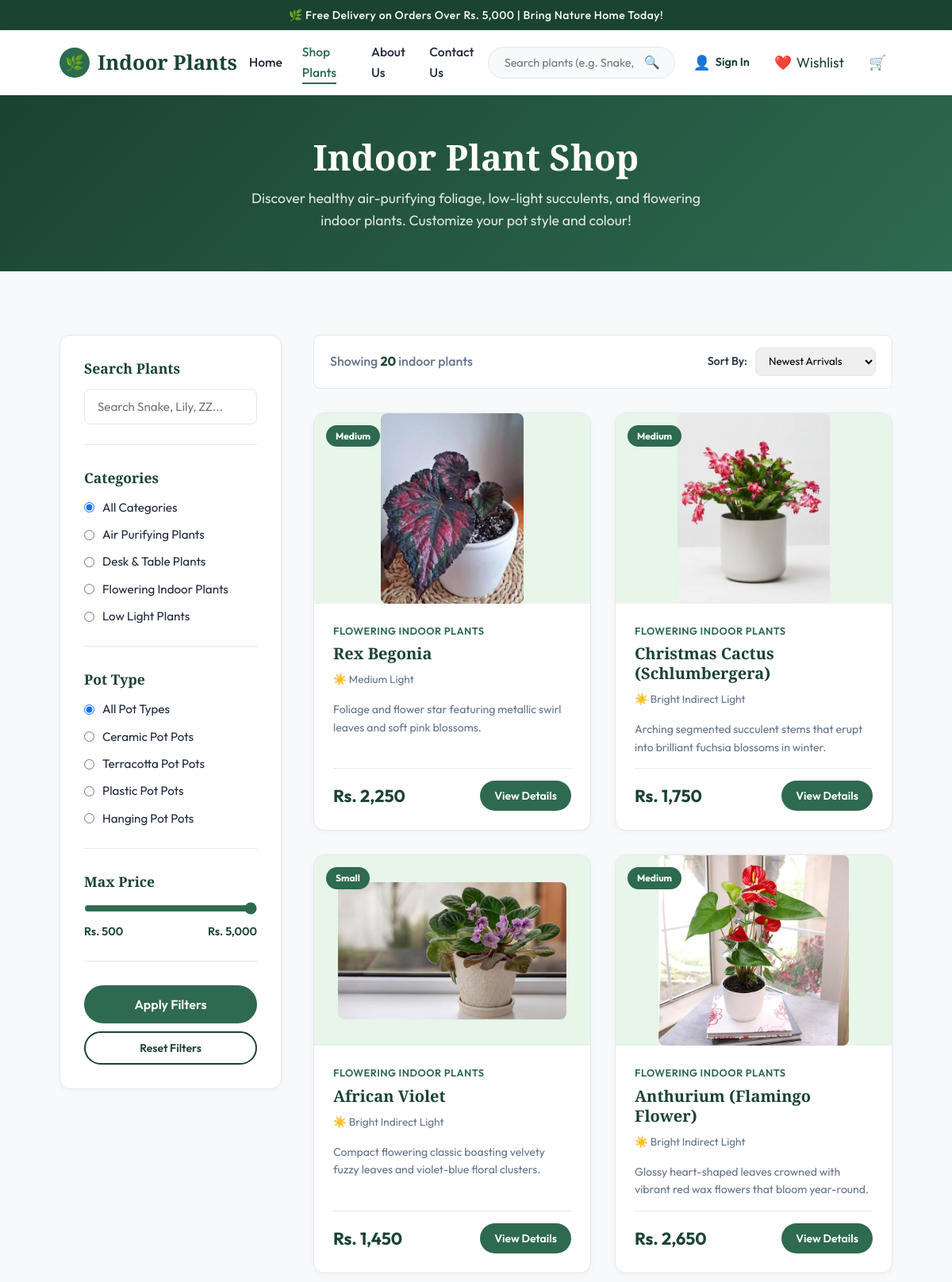
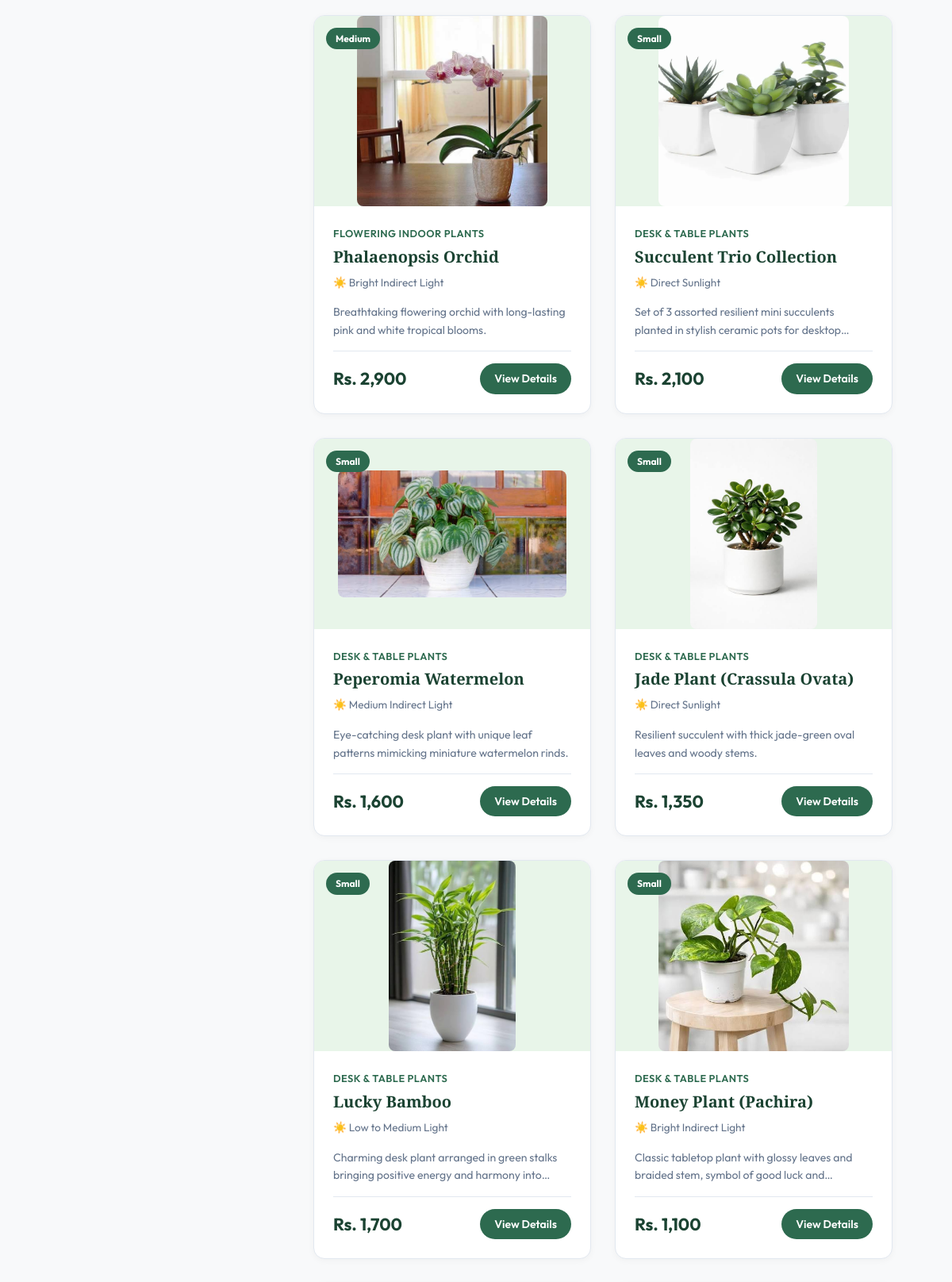
The app's page /pages/shop.php (upper part) with its own data (2 pictures, top to bottom).
### tables this page shows
CREATE TABLE `categories` (
  `category_id` INT AUTO_INCREMENT PRIMARY KEY,
  `category_name` VARCHAR(100) NOT NULL UNIQUE,
  `description` TEXT NULL,
  `image` VARCHAR(255) NULL,
  `created_at` TIMESTAMP DEFAULT CURRENT_TIMESTAMP
);

CREATE TABLE `pot_types` (
  `pot_type_id` INT AUTO_INCREMENT PRIMARY KEY,
  `pot_type_name` VARCHAR(50) NOT NULL UNIQUE,
  `image` VARCHAR(255) NULL
);

CREATE TABLE `products` (
  `product_id` INT AUTO_INCREMENT PRIMARY KEY,
  `category_id` INT NOT NULL,
  `product_name` VARCHAR(150) NOT NULL,
  `description` TEXT NOT NULL,
  `price` DECIMAL(10, 2) NOT NULL,
  `size` ENUM('Small', 'Medium', 'Large') DEFAULT 'Medium',
  `light_requirement` VARCHAR(100) DEFAULT 'Indirect Sunlight',
  `watering_requirement` VARCHAR(100) DEFAULT 'Once a week',
  `suitable_location` VARCHAR(100) DEFAULT 'Living Room & Office',
  `care_level` ENUM('Easy', 'Moderate', 'Expert') DEFAULT 'Easy',
  `stock_quantity` INT DEFAULT 50,
  `main_image` VARCHAR(255) NOT NULL,
  `status` ENUM('active', 'inactive') DEFAULT 'active',
  `is_featured` TINYINT(1) DEFAULT 0,
  `created_at` TIMESTAMP DEFAULT CURRENT_TIMESTAMP,
  FOREIGN KEY (`category_id`) REFERENCES `categories`(`category_id`) ON DELETE CASCADE
);

### pages/shop.php (the view, shortened to what this page needs)
<?php
require_once __DIR__ . '/../includes/header.php';
$category_id = isset($_GET['category']) ? (int)$_GET['category'] : 0;
if ($category_id > 0) {
    $stmt = $pdo->prepare("SELECT p.*, c.category_name FROM products p JOIN categories c ON p.category_id = c.category_id WHERE p.category_id = ? AND p.status = 'active' ORDER BY p.product_id DESC");
    $stmt->execute([$category_id]);
} else {
    $stmt = $pdo->prepare("SELECT p.*, c.category_name FROM products p JOIN categories c ON p.category_id = c.category_id WHERE p.status = 'active' ORDER BY p.product_id DESC");
    $stmt->execute();
}
$products = $stmt->fetchAll();
$search = isset($_GET['search']) ? trim($_GET['search']) : '';
$category_id = isset($_GET['category']) ? intval($_GET['category']) : 0;
$pot_type_id = isset($_GET['pot_type']) ? intval($_GET['pot_type']) : 0;
$max_price = isset($_GET['max_price']) ? floatval($_GET['max_price']) : 5000.00;
$sort = isset($_GET['sort']) ? $_GET['sort'] : 'newest';
$where_clauses = ["p.status = 'active'"];
$params = [];
if ($max_price > 0) {
    $where_clauses[] = "p.price <= ?";
    $params[] = $max_price;
}
$where_sql = implode(' AND ', $where_clauses);
$order_sql = "ORDER BY p.product_id DESC";
$sql = "SELECT p.*, c.category_name
        FROM products p
        JOIN categories c ON p.category_id = c.category_id
        WHERE {$where_sql}
        {$order_sql}";
$stmt = $pdo->prepare($sql);
$stmt->execute($params);
$products = $stmt->fetchAll();
$categories = $pdo->query("SELECT * FROM categories ORDER BY category_name ASC")->fetchAll();
$pot_types = $pdo->query("SELECT * FROM pot_types ORDER BY pot_type_id ASC")->fetchAll();
?>
<section style="background: linear-gradient(135deg, #1b4332 0%, #2d6a4f 100%); color: var(--white); padding: 50px 0; text-align: center;">
  <div class="container">
    <h1 style="color:var(--white); font-size: 2.8rem; margin-bottom: 10px;">Indoor Plant Shop</h1>
    <p style="color: rgba(255,255,255,0.85); font-size: 1.1rem; max-width: 600px; margin: 0 auto;">
      Discover healthy air-purifying foliage, low-light succulents, and flowering indoor plants. Customize your pot style and colour!
    </p>
  </div>
</section>
<section class="section">
  <div class="container">
    <div class="shop-layout">
      <aside class="filter-sidebar">
        <form method="GET" action="shop.php" id="filterForm">
          <div class="filter-group">
            <h4 class="filter-title">Search Plants</h4>
            <div class="filter-search-box">
              <input type="text" name="search" placeholder="Search Snake, Lily, ZZ..." value="<?php echo htmlspecialchars($search); ?>">
            </div>
          </div>
          <div class="filter-group">
            <h4 class="filter-title">Categories</h4>
            <div class="filter-list">
              <label class="filter-checkbox">
                <input type="radio" name="category" value="0" <?php echo ($category_id === 0) ? 'checked' : ''; ?> onchange="this.form.submit();">
                All Categories
              </label>
              <?php foreach ($categories as $cat): ?>
                <label class="filter-checkbox">
                  <input type="radio" name="category" value="<?php echo $cat['category_id']; ?>" <?php echo ($category_id === $cat['category_id']) ? 'checked' : ''; ?> onchange="this.form.submit();">
                  <?php echo htmlspecialchars($cat['category_name']); ?>
                </label>
              <?php endforeach; ?>
            </div>
          </div>
          <div class="filter-group">
            <h4 class="filter-title">Pot Type</h4>
            <div class="filter-list">
              <label class="filter-checkbox">
                <input type="radio" name="pot_type" value="0" <?php echo ($pot_type_id === 0) ? 'checked' : ''; ?> onchange="this.form.submit();">
                All Pot Types
              </label>
              <?php foreach ($pot_types as $pt): ?>
                <label class="filter-checkbox">
                  <input type="radio" name="pot_type" value="<?php echo $pt['pot_type_id']; ?>" <?php echo ($pot_type_id === $pt['pot_type_id']) ? 'checked' : ''; ?> onchange="this.form.submit();">
                  <?php echo htmlspecialchars($pt['pot_type_name']); ?> Pots
                </label>
              <?php endforeach; ?>
            </div>
          </div>
          <div class="filter-group">
            <h4 class="filter-title">Max Price</h4>
            <div class="price-range-wrapper">
              <input type="range" id="priceRange" name="max_price" min="500" max="5000" step="100" value="<?php echo $max_price; ?>" onchange="this.form.submit();">
              <div class="price-values">
                <span>Rs. 500</span>
                <span id="priceVal">Rs. <?php echo number_format($max_price); ?></span>
              </div>
            </div>
          </div>
          <button type="submit" class="btn btn-emerald btn-block" style="margin-bottom: 10px;">Apply Filters</button>
          <a href="shop.php" class="btn btn-outline-dark btn-block btn-sm" style="text-align:center;">Reset Filters</a>
        </form>
      </aside>
      <div>
        <div style="display: flex; justify-content: space-between; align-items: center; margin-bottom: 30px; background: var(--white); padding: 15px 20px; border-radius: var(--radius-sm); border: 1px solid var(--border-color);">
          <div style="font-weight: 500; color: var(--text-muted);">
            Showing <strong style="color: var(--primary-forest);"><?php echo count($products); ?></strong> indoor plants
          </div>
          <div style="display: flex; align-items: center; gap: 10px;">
            <label style="font-size: 0.9rem; font-weight: 500;">Sort By:</label>
            <select style="padding: 8px 12px; border-radius: var(--radius-sm); border: 1px solid var(--border-color); font-family: inherit;" onchange="document.getElementById('sortInput').value=this.value; document.getElementById('filterForm').submit();">
              <option value="newest" <?php echo ($sort === 'newest') ? 'selected' : ''; ?>>Newest Arrivals</option>
            </select>
          </div>
        </div>
        <?php if (count($products) > 0): ?>
          <div class="product-grid">
            <?php foreach ($products as $product): ?>
              <div class="product-card">
                <span class="product-badge"><?php echo htmlspecialchars($product['size']); ?></span>
                <div class="product-img-wrapper">
                  <a href="product-details.php?id=<?php echo $product['product_id']; ?>">
                    <img src="../<?php echo htmlspecialchars($product['main_image']); ?>" alt="<?php echo htmlspecialchars($product['product_name']); ?>">
                  </a>
                </div>
                <div class="product-info">
                  <span class="product-category-tag"><?php echo htmlspecialchars($product['category_name']); ?></span>
                  <h3 class="product-name">
                    <a href="product-details.php?id=<?php echo $product['product_id']; ?>">
                      <?php echo htmlspecialchars($product['product_name']); ?>
                    </a>
                  </h3>
                  <div class="product-meta">
                    <span class="product-meta-item">☀️ <?php echo htmlspecialchars($product['light_requirement']); ?></span>
                  </div>
                  <p style="font-size: 0.88rem; color: var(--text-muted); margin-bottom: 15px; display: -webkit-box; -webkit-line-clamp: 2; -webkit-box-orient: vertical; overflow: hidden;">
                    <?php echo htmlspecialchars($product['description']); ?>
                  </p>
                  <div class="product-price-row">
                    <div class="product-price">Rs. <?php echo number_format($product['price']); ?></div>
                    <a href="product-details.php?id=<?php echo $product['product_id']; ?>" class="btn btn-emerald btn-sm">
                      View Details
                    </a>
                  </div>
                </div>
              </div>
            <?php endforeach; ?>
          </div>
        <?php endif; ?>
      </div>
    </div>
  </div>
</section>
<?php require_once __DIR__ . '/../includes/footer.php'; ?>

### css/style.css (style rules this page uses)
:root { --primary-forest: #1b4332; --emerald: #2d6a4f; --sage-light: #e8f5e9; --sage-accent: #d8f3dc; --accent-gold: #d4a373; --cream-bg: #f8f9fa; --white: #ffffff; --text-dark: #1e293b; --text-muted: #64748b; --border-color: #e2e8f0; --danger: #ef4444; --success: #10b981; --warning: #f59e0b; --shadow-sm: 0 2px 8px rgba(0, 0, 0, 0.04); --shadow-md: 0 8px 24px rgba(27, 67, 50, 0.08); --shadow-lg: 0 16px 36px rgba(27, 67, 50, 0.12); --radius-sm: 8px; --radius-md: 14px; --radius-lg: 24px; --transition: all 0.3s cubic-bezier(0.4, 0, 0.2, 1); }
* { margin: 0; padding: 0; box-sizing: border-box; }
body { font-family: 'Outfit', sans-serif; color: var(--text-dark); background-color: var(--cream-bg); line-height: 1.6; overflow-x: hidden; }
h1, h2, h3, h4, h5, h6 { font-family: 'Playfair Display', serif; font-weight: 700; color: var(--primary-forest); line-height: 1.25; }
a { text-decoration: none; color: inherit; transition: var(--transition); }
img { max-width: 100%; height: auto; display: block; }
.container { width: 90%; max-width: 1240px; margin: 0 auto; padding: 0 15px; }
.section { padding: 80px 0; }
.btn { display: inline-flex; align-items: center; justify-content: center; gap: 10px; padding: 14px 30px; font-size: 1rem; font-weight: 600; border-radius: 30px; cursor: pointer; border: none; transition: var(--transition); font-family: 'Outfit', sans-serif; }
.btn-emerald { background: var(--emerald); color: var(--white); }
.btn-outline-dark { background: transparent; color: var(--primary-forest); border: 2px solid var(--primary-forest); }
.btn-sm { padding: 8px 18px; font-size: 0.875rem; }
.btn-block { width: 100%; }
.product-grid { display: grid; grid-template-columns: repeat(auto-fill, minmax(270px, 1fr)); gap: 30px; }
.product-card { background: var(--white); border-radius: var(--radius-md); overflow: hidden; box-shadow: var(--shadow-sm); border: 1px solid var(--border-color); transition: var(--transition); display: flex; flex-direction: column; position: relative; }
.product-badge { position: absolute; top: 15px; left: 15px; background: var(--emerald); color: var(--white); font-size: 0.75rem; font-weight: 700; padding: 4px 12px; border-radius: 20px; z-index: 10; }
.product-img-wrapper { background: var(--sage-light); padding: 30px; text-align: center; position: relative; overflow: hidden; height: 240px; display: flex; align-items: center; justify-content: center; }
.product-img-wrapper img { width: 100%; height: 100%; max-height: 240px; object-fit: cover; border-radius: var(--radius-sm); transition: transform 0.4s ease; }
.product-info { padding: 24px; display: flex; flex-direction: column; flex-grow: 1; }
.product-category-tag { font-size: 0.8rem; color: var(--emerald); font-weight: 600; text-transform: uppercase; letter-spacing: 0.5px; margin-bottom: 6px; }
.product-name { font-size: 1.25rem; margin-bottom: 10px; }
.product-meta { display: flex; gap: 15px; font-size: 0.85rem; color: var(--text-muted); margin-bottom: 15px; }
.product-meta-item { display: flex; align-items: center; gap: 5px; }
.product-price-row { display: flex; align-items: center; justify-content: space-between; margin-top: auto; padding-top: 15px; border-top: 1px solid var(--border-color); }
.product-price { font-size: 1.35rem; font-weight: 700; color: var(--primary-forest); }
.shop-layout { display: grid; grid-template-columns: 280px 1fr; gap: 40px; align-items: start; }
.filter-sidebar { background: var(--white); padding: 30px; border-radius: var(--radius-md); box-shadow: var(--shadow-sm); border: 1px solid var(--border-color); }
.filter-group { margin-bottom: 30px; padding-bottom: 25px; border-bottom: 1px solid var(--border-color); }
.filter-title { font-size: 1.1rem; margin-bottom: 15px; color: var(--primary-forest); }
.filter-search-box input { width: 100%; padding: 12px 16px; border: 1px solid var(--border-color); border-radius: var(--radius-sm); font-family: inherit; font-size: 0.95rem; outline: none; }
.filter-list { display: flex; flex-direction: column; gap: 10px; }
.filter-checkbox { display: flex; align-items: center; gap: 10px; font-size: 0.95rem; cursor: pointer; }
.price-range-wrapper { display: flex; flex-direction: column; gap: 10px; }
.price-range-wrapper input[type="range"] { accent-color: var(--emerald); width: 100%; }
.price-values { display: flex; justify-content: space-between; font-size: 0.9rem; font-weight: 600; color: var(--primary-forest); }
.product-grid .product-card { display: flex !important; }

### records on screen
categories: category_id "☐ Air Purifying Plants", category_name "Air Purifying Plants"
categories: category_id "☐ Desk & Table Plants", category_name "Desk & Table Plants"
categories: category_id "☐ Flowering Indoor Plants", category_name "Flowering Indoor Plants"
categories: category_id "☐ Low Light Plants", category_name "Low Light Plants"
pot_types: pot_type_id "☐ Ceramic Pot Pots", pot_type_name "Ceramic Pot"
pot_types: pot_type_id "☐ Terracotta Pot Pots", pot_type_name "Terracotta Pot"
pot_types: pot_type_id "☐ Plastic Pot Pots", pot_type_name "Plastic Pot"
pot_types: pot_type_id "☐ Hanging Pot Pots", pot_type_name "Hanging Pot"
products: size "Medium", main_image (picture), category.category_name "FLOWERING INDOOR PLANTS", product_name "Rex Begonia", light_requirement "Medium Light", description "Foliage and flower star featuring metallic swirl leaves and soft pink blossoms.", price "2,250"
products: size "Medium", main_image (picture), category.category_name "FLOWERING INDOOR PLANTS", product_name "Christmas Cactus (Schlumbergera)", light_requirement "Bright Indirect Light", description "Arching segmented succulent stems that erupt into brilliant fuchsia blossoms in winter.", price "1,750"
products: size "Small", main_image (picture), category.category_name "FLOWERING INDOOR PLANTS", product_name "African Violet", light_requirement "Bright Indirect Light", description "Compact flowering classic boasting velvety fuzzy leaves and violet-blue floral clusters.", price "1,450"
products: size "Medium", main_image (picture), category.category_name "FLOWERING INDOOR PLANTS", product_name "Anthurium (Flamingo Flower)", light_requirement "Bright Indirect Light", description "Glossy heart-shaped leaves crowned with vibrant red wax flowers that bloom year-round.", price "2,650"
products: size "Medium", main_image (picture), category.category_name "FLOWERING INDOOR PLANTS", product_name "Phalaenopsis Orchid", light_requirement "Bright Indirect Light", description "Breathtaking flowering orchid with long-lasting pink and white tropical blooms.", price "2,900"
products: size "Small", main_image (picture), category.category_name "DESK & TABLE PLANTS", product_name "Succulent Trio Collection", light_requirement "Direct Sunlight", description "Set of 3 assorted resilient mini succulents planted in stylish ceramic pots for…", price "2,100"
products: size "Small", main_image (picture), category.category_name "DESK & TABLE PLANTS", product_name "Peperomia Watermelon", light_requirement "Medium Indirect Light", description "Eye-catching desk plant with unique leaf patterns mimicking miniature watermelon rinds.", price "1,600"
products: size "Small", main_image (picture), category.category_name "DESK & TABLE PLANTS", product_name "Jade Plant (Crassula Ovata)", light_requirement "Direct Sunlight", description "Resilient succulent with thick jade-green oval leaves and woody stems.", price "1,350"
products: size "Small", main_image (picture), category.category_name "DESK & TABLE PLANTS", product_name "Lucky Bamboo", light_requirement "Low to Medium Light", description "Charming desk plant arranged in green stalks bringing positive energy and harmony…", price "1,700"
products: size "Small", main_image (picture), category.category_name "DESK & TABLE PLANTS", product_name "Money Plant (Pachira)", light_requirement "Bright Indirect Light", description "Classic tabletop plant with glossy leaves and braided stem, symbol of good luck…", price "1,100"

### other values on screen
$max_price "5,000"
count($products) "20"
